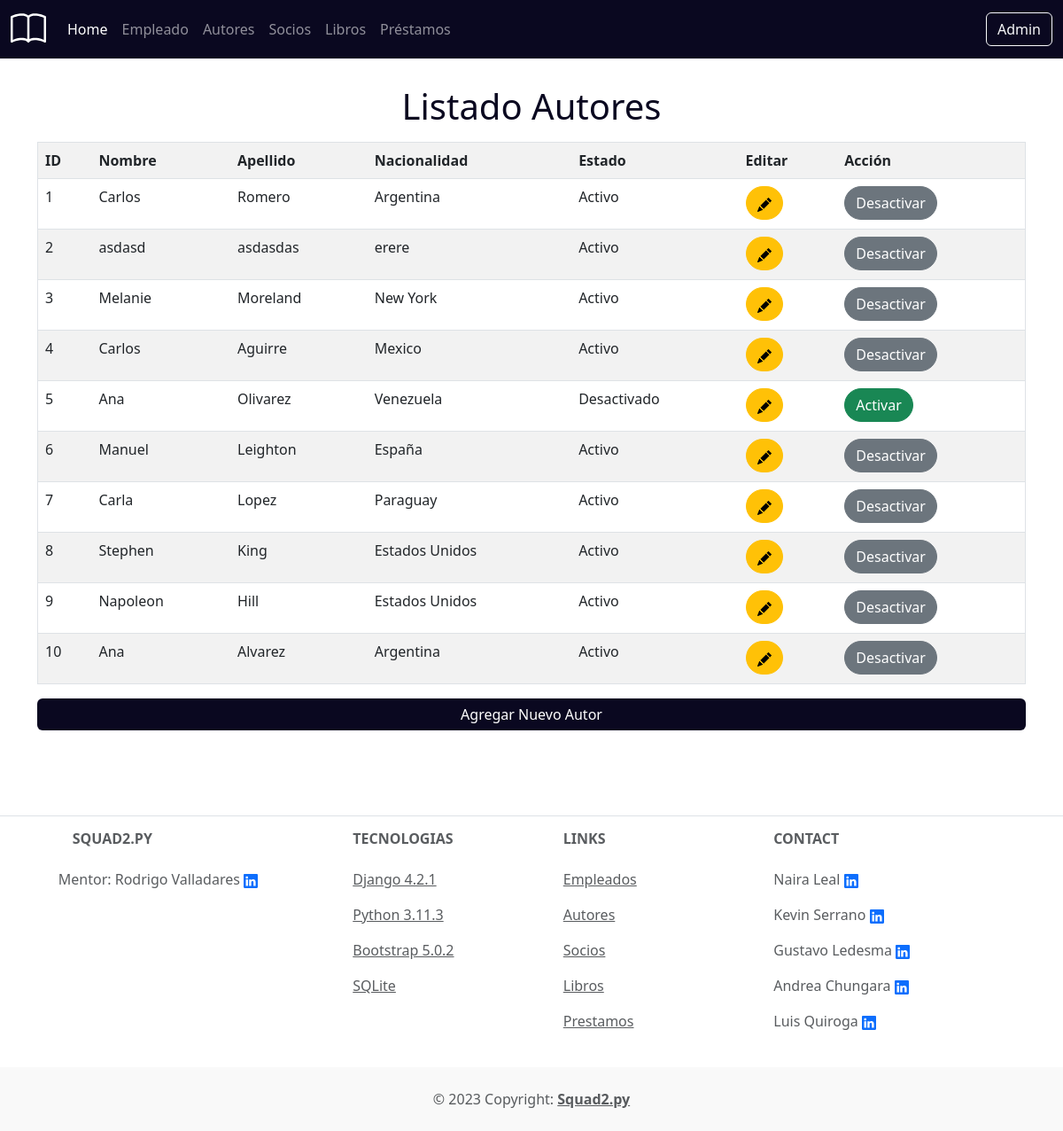
Screenshot of /biblioteca/autores/listado/ with the database file from the repository.
### biblioteca/models.py (models this page shows, shortened)
class Autor(models.Model):
    nombre=models.CharField(max_length=50)
    apellido=models.CharField(max_length=50)
    nacionalidad=models.CharField(max_length=50)
    activo=models.BooleanField(default=True)

### biblioteca/views.py (the view)
# urls.py: path('autores/listado/', views.listado_autores, name='listado_autores'),
def listado_autores(request):
    autores = Autor.objects.all()
    context={
        "autores":autores,
    }
    return render(request, "autor/autores_lista.html", context)

### templates/autor/autores_lista.html (shortened to what this page needs)
{% extends 'home/navbar.html' %}
{% load static %}
{% block estilos %}
<link rel="stylesheet" href="{% static 'styles/list.css' %}">
{% endblock estilos %}
{% block content %}
<div class="container py-5">
    <h1 class="text-center f-color">Listado Autores</h1>
    <div class="row">
        <div class="colum">
            <table border="1" class="table table-striped container mt-2">
                <tr>
                    <th scope="col"> ID </th>
                    <th scope="col"> Nombre </th>
                    <th scope="col"> Apellido </th>
                    <th scope="col"> Nacionalidad </th>
                    <th scope="col"> Estado </th>
                    <th scope="col"> Editar </th>
                    <th scope="col"> Acción </th>
                </tr>
                {% for autor in autores %}
                    <tr>
                        <td> {{autor.id}} </td>
                        <td> {{autor.nombre}} </td>
                        <td> {{autor.apellido}} </td>
                        <td> {{autor.nacionalidad}} </td>
                        <td>
                            {% if autor.activo %}
                                <p>Activo</p>
                            {% else %}
                                <p>Desactivado</p>
                            {% endif%}
                        </td>
                        <td>
                            <a href="{% url 'actualizar_autor' autor.id  %}">
                                <button type="button" class="btn btn-warning rounded-pill">
                                </button>
                            </a>
                        </td>
                        <td>
                            {% if autor.activo %}
                                <a href=" {% url 'desactivar_Registro_Autor' autor.id %} ">
                                    <button type="button" class="btn btn-secondary rounded-pill">
                                        Desactivar
                                    </button>
                                </a>
                            {% else %}
                                <a href="{% url 'activar_registro_autor' autor.id %}">
                                    <button type="button" class="btn btn-success rounded-pill">
                                        Activar
                                    </button>
                                </a>
                            {% endif %}
                        </td>
                    </tr>
                    {% empty %}
                    <div class="alert alert-danger " role="alert">
                        Sin autores...
                    </div>
                    {% endfor %}
            </table>
            <a class="d-grid gap-2 btn btn-color" href="{% url 'nuevos_Autores' %}">
                Agregar Nuevo Autor
            </a>
        </div>
    </div>
</div>
{% endblock %}

### static/styles/list.css (style rules this page uses)
.btn-color { color: white; background-color: #0A0820; border: #0A0820; transition: 1s; }

### static/styles/style.css (style rules this page uses)
body { margin: 0; padding: 0; }
.f-color { color: #0A0820; }

### rows the page displays
Autor: id "1", nombre "Carlos", apellido "Romero", nacionalidad "Argentina", activo "Activo"
Autor: id "2", nombre "asdasd", apellido "asdasdas", nacionalidad "erere", activo "Activo"
Autor: id "3", nombre "Melanie", apellido "Moreland", nacionalidad "New York", activo "Activo"
Autor: id "4", nombre "Carlos", apellido "Aguirre", nacionalidad "Mexico", activo "Activo"
Autor: id "5", nombre "Ana", apellido "Olivarez", nacionalidad "Venezuela", activo "Desactivado"
Autor: id "6", nombre "Manuel", apellido "Leighton", nacionalidad "España", activo "Activo"
Autor: id "7", nombre "Carla", apellido "Lopez", nacionalidad "Paraguay", activo "Activo"
Autor: id "8", nombre "Stephen", apellido "King", nacionalidad "Estados Unidos", activo "Activo"
Autor: id "9", nombre "Napoleon", apellido "Hill", nacionalidad "Estados Unidos", activo "Activo"
Autor: id "10", nombre "Ana", apellido "Alvarez", nacionalidad "Argentina", activo "Activo"
